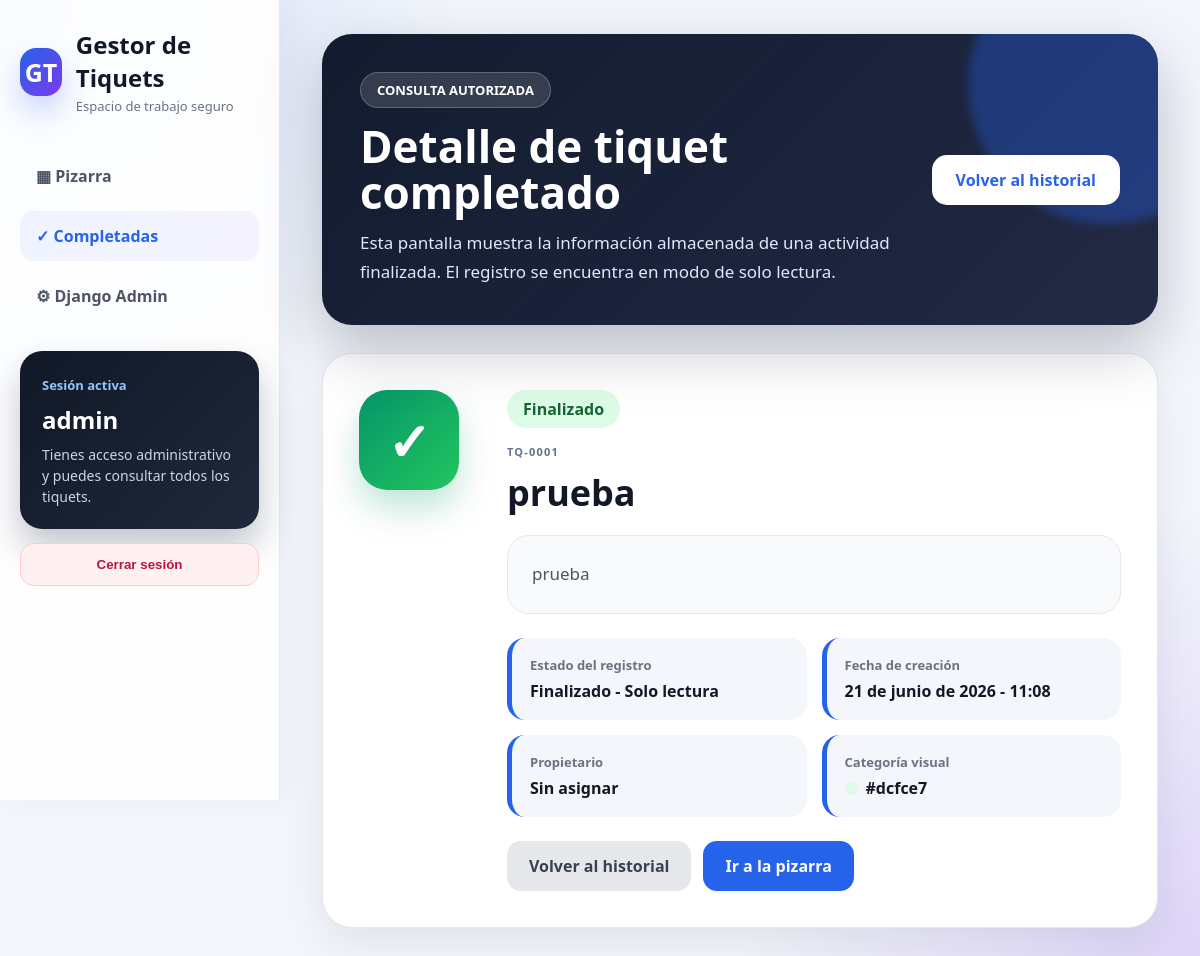
/completadas/1/ (signed in), run on the app's committed database.
### tareas/models.py (models this page shows, shortened)
class PostIt(models.Model):
    COLORES_CHOICES = [
        ("#2563eb", "Azul profesional"),
        ("#7c3aed", "Morado creativo"),
        ("#059669", "Verde progreso"),
        ("#f97316", "Naranja urgente"),
        ("#e11d48", "Rojo importante"),
    ]
    titulo = models.CharField(max_length=100)
    contenido = models.TextField(blank=True)
    color = models.CharField(
        max_length=7,
        choices=COLORES_CHOICES,
        default="#2563eb",
    )
    creado_el = models.DateTimeField(auto_now_add=True)
    completada = models.BooleanField(default=False)
    propietario = models.ForeignKey(
        settings.AUTH_USER_MODEL,
        on_delete=models.CASCADE,
        related_name="tareas",
        null=True,
        blank=True,
    )
    class Meta:
        ordering = ["-creado_el"]
        verbose_name = "Tiquet"
        verbose_name_plural = "Tiquets"

### tareas/views.py (the view)
@login_required
def detalle_completada(request, tarea_id):
    tarea = _obtener_tarea_permitida(
        request.user,
        tarea_id,
        completada=True,
    )
    contexto = {
        "tarea": tarea,
        **_contexto_resumen(request.user),
    }
    return render(
        request,
        "detalle.html",
        contexto,
    )

### tareas/views.py (called while the page is built)
def _tareas_permitidas(user):
    queryset = PostIt.objects.select_related("propietario")
    if user.is_staff:
        return queryset
    return queryset.filter(propietario=user)

def _obtener_tarea_permitida(user, tarea_id, **filtros):
    return get_object_or_404(
        _tareas_permitidas(user),
        pk=tarea_id,
        **filtros,
    )

def _contexto_resumen(user):
    queryset = _tareas_permitidas(user)
    return {
        "total_tareas": queryset.count(),
        "total_pendientes": queryset.filter(completada=False).count(),
        "total_completadas": queryset.filter(completada=True).count(),
    }

### tareas/templates/detalle.html (shortened to what this page needs)
{% extends 'base.html' %}
{% block content %}
<section class="hero-premium">
    <div>
        <span class="badge-premium">CONSULTA AUTORIZADA</span>
        <h1>Detalle de tiquet completado</h1>
        <p>
            Esta pantalla muestra la información almacenada de una actividad
            finalizada. El registro se encuentra en modo de solo lectura.
        </p>
    </div>
    <a href="{% url 'historial_completadas' %}" class="btn-principal">Volver al historial</a>
</section>
<section class="detalle-premium-card">
    <div class="detalle-icono-premium">✓</div>
    <div class="detalle-info-premium">
        <span class="estado-finalizado-premium">Finalizado</span>
        <span class="codigo-tiquet">TQ-{{ tarea.id|stringformat:"04d" }}</span>
        <h2>{{ tarea.titulo }}</h2>
        <div class="detalle-descripcion-premium">
            {% if tarea.contenido %}
                <p>{{ tarea.contenido|linebreaksbr }}</p>
            {% else %}
                <p class="sin-descripcion">Sin descripción registrada.</p>
            {% endif %}
        </div>
        <div class="detalle-metadata">
            <div>
                <span>Estado del registro</span>
                <strong>Finalizado - Solo lectura</strong>
            </div>
            <div>
                <span>Fecha de creación</span>
                <strong>{{ tarea.creado_el|date:"d \d\e F \d\e Y - H:i" }}</strong>
            </div>
            <div>
                <span>Propietario</span>
                <strong>
                    {% if tarea.propietario %}
                        {% firstof tarea.propietario.get_full_name tarea.propietario.username %}
                    {% else %}
                        Sin asignar
                    {% endif %}
                </strong>
            </div>
            <div>
                <span>Categoría visual</span>
                <strong class="categoria-detalle">
                    <i style="background: {{ tarea.color }};"></i>
                    {{ tarea.get_color_display }}
                </strong>
            </div>
        </div>
        <div class="acciones-detalle-premium">
            <a href="{% url 'historial_completadas' %}" class="btn-secundario-premium">
                Volver al historial
            </a>
            <a href="{% url 'pizarra' %}" class="btn-azul-premium">
                Ir a la pizarra
            </a>
        </div>
    </div>
</section>
{% endblock %}

### tareas/templates/base.html (shortened to what this page needs)
{% load static %}
<!DOCTYPE html>
<html lang="es">
<head>
    <link rel="stylesheet" href="{% static 'css/estilos.css' %}">
    <link rel="stylesheet" href="{% static 'css/seguridad.css' %}">
</head>
<body class="app-premium">
    <div class="app-layout">
        <aside class="sidebar-premium" id="sidebarPrincipal">
            <div class="brand">
                <div class="brand-icon">GT</div>
                <div>
                    <h2>Gestor de Tiquets</h2>
                    <span>Espacio de trabajo seguro</span>
                </div>
            </div>
            <nav class="menu-premium">
                <a href="{% url 'pizarra' %}"
                   class="{% if request.resolver_match.url_name == 'pizarra' or request.resolver_match.url_name == 'editar_tarea' %}activo{% endif %}">
                    ▦ Pizarra
                </a>
                <a href="{% url 'historial_completadas' %}"
                   class="{% if request.resolver_match.url_name == 'historial_completadas' or request.resolver_match.url_name == 'detalle_completada' %}activo{% endif %}">
                    ✓ Completadas
                </a>
                {% if request.user.is_staff %}
                    <a href="{% url 'admin:index' %}" target="_blank" rel="noopener">
                        ⚙ Django Admin
                    </a>
                {% endif %}
            </nav>
            <div class="mini-card">
                <span>Sesión activa</span>
                <strong>{% firstof request.user.get_full_name request.user.username %}</strong>
                <p>
                    {% if request.user.is_staff %}
                        Tienes acceso administrativo y puedes consultar todos los tiquets.
                    {% else %}
                        Tu cuenta únicamente puede consultar sus propios tiquets.
                    {% endif %}
                </p>
            </div>
            <form method="post" action="{% url 'logout' %}" class="form-logout">
                <button type="submit" class="btn-logout">Cerrar sesión</button>
            </form>
        </aside>
        <main class="contenido-premium">
            {% block content %}{% endblock %}
        </main>
    </div>
</body>
</html>

### tareas/static/css/seguridad.css (style rules this page uses)
:root { --seg-primary: #2563eb; --seg-primary-dark: #1d4ed8; --seg-purple: #7c3aed; --seg-success: #059669; --seg-danger: #dc2626; --seg-text: #111827; --seg-muted: #64748b; --seg-border: #e2e8f0; --seg-surface: #ffffff; }
.form-logout { margin-top: 14px; }
.btn-logout { width: 100%; border: 1px solid #fecaca; background: #fff1f2; color: #be123c; padding: 13px 16px; border-radius: 14px; font-weight: 900; cursor: pointer; transition: 0.25s; }
.codigo-tiquet { display: block; color: #64748b; font-size: 11px; font-weight: 900; letter-spacing: 0.11em; margin-bottom: 9px; }
.categoria-detalle { display: flex; align-items: center; gap: 8px; }
.categoria-detalle i { width: 13px; height: 13px; border-radius: 50%; }

### data on the page
PostIt: id "0001", titulo "prueba", contenido "prueba", creado_el "21 de junio de 2026 - 11:08", color "#dcfce7"
